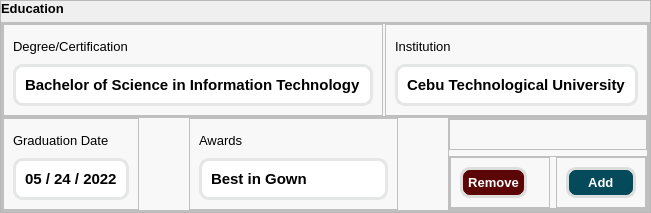
                   <widget class="QFrame" name="frame_58">
                    <property name="frameShape">
                     <enum>QFrame::StyledPanel</enum>
                    </property>
                    <property name="frameShadow">
                     <enum>QFrame::Raised</enum>
                    </property>
                    <layout class="QGridLayout" name="gridLayout_382">
                     <property name="leftMargin">
                      <number>0</number>
                     </property>
                     <property name="topMargin">
                      <number>0</number>
                     </property>
                     <property name="rightMargin">
                      <number>0</number>
                     </property>
                     <property name="bottomMargin">
                      <number>0</number>
                     </property>
                     <item row="1" column="0">
                      <widget class="QFrame" name="personal_info_16">
                       <property name="minimumSize">
                        <size>
                         <width>0</width>
                         <height>190</height>
                        </size>
                       </property>
                       <property name="styleSheet">
                        <string notr="true">*{
background-color: rgb(248, 248, 248);
}
</string>
                       </property>
                       <property name="frameShape">
                        <enum>QFrame::StyledPanel</enum>
                       </property>
                       <property name="frameShadow">
                        <enum>QFrame::Raised</enum>
                       </property>
                       <layout class="QVBoxLayout" name="verticalLayout_83">
                        <property name="spacing">
                         <number>0</number>
                        </property>
                        <property name="leftMargin">
                         <number>0</number>
                        </property>
                        <property name="topMargin">
                         <number>0</number>
                        </property>
                        <property name="rightMargin">
                         <number>0</number>
                        </property>
                        <property name="bottomMargin">
                         <number>0</number>
                        </property>
                        <item>
                         <widget class="QFrame" name="frame_270">
                          <property name="frameShape">
                           <enum>QFrame::StyledPanel</enum>
                          </property>
                          <property name="frameShadow">
                           <enum>QFrame::Raised</enum>
                          </property>
                          <layout class="QHBoxLayout" name="horizontalLayout_51">
                           <property name="spacing">
                            <number>2</number>
                           </property>
                           <property name="leftMargin">
                            <number>0</number>
                           </property>
                           <property name="topMargin">
                            <number>0</number>
                           </property>
                           <property name="rightMargin">
                            <number>0</number>
                           </property>
                           <property name="bottomMargin">
                            <number>0</number>
                           </property>
                           <item>
                            <widget class="QFrame" name="frame_271">
                             <property name="sizePolicy">
                              <sizepolicy hsizetype="Preferred" vsizetype="Preferred">
                               <horstretch>0</horstretch>
                               <verstretch>0</verstretch>
                              </sizepolicy>
                             </property>
                             <property name="minimumSize">
                              <size>
                               <width>0</width>
                               <height>0</height>
                              </size>
                             </property>
                             <property name="frameShape">
                              <enum>QFrame::StyledPanel</enum>
                             </property>
                             <property name="frameShadow">
                              <enum>QFrame::Raised</enum>
                             </property>
                             <layout class="QGridLayout" name="gridLayout_366">
                              <item row="0" column="0">
                               <widget class="QLabel" name="label_168">
                                <property name="font">
                                 <font>
                                  <family>Arial</family>
                                  <pointsize>10</pointsize>
                                 </font>
                                </property>
                                <property name="text">
                                 <string>Degree/Certification</string>
                                </property>
                               </widget>
                              </item>
                              <item row="1" column="0">
                               <widget class="QFrame" name="degreee">
                                <property name="minimumSize">
                                 <size>
                                  <width>0</width>
                                  <height>40</height>
                                 </size>
                                </property>
                                <property name="styleSheet">
                                 <string notr="true">#degreee{
background-color: rgb(255, 255, 255);
border-radius: 10px;
border: 3px solid rgb(229, 230, 230);
}
</string>
                                </property>
                                <property name="frameShape">
                                 <enum>QFrame::StyledPanel</enum>
                                </property>
                                <property name="frameShadow">
                                 <enum>QFrame::Raised</enum>
                                </property>
                                <layout class="QGridLayout" name="gridLayout_367">
                                 <item row="0" column="0">
                                  <widget class="QLabel" name="degree">
                                   <property name="font">
                                    <font>
                                     <family>Arial</family>
                                     <pointsize>11</pointsize>
                                     <weight>75</weight>
                                     <bold>true</bold>
                                    </font>
                                   </property>
                                   <property name="styleSheet">
                                    <string notr="true">*{
background-color: rgb(255, 255, 255);
}</string>
                                   </property>
                                   <property name="text">
                                    <string>Bachelor of Science in Information Technology</string>
                                   </property>
                                  </widget>
                                 </item>
                                </layout>
                               </widget>
                              </item>
                             </layout>
                            </widget>
                           </item>
                           <item>
                            <widget class="QFrame" name="frame_272">
                             <property name="minimumSize">
                              <size>
                               <width>250</width>
                               <height>0</height>
                              </size>
                             </property>
                             <property name="frameShape">
                              <enum>QFrame::StyledPanel</enum>
                             </property>
                             <property name="frameShadow">
                              <enum>QFrame::Raised</enum>
                             </property>
                             <layout class="QGridLayout" name="gridLayout_368">
                              <item row="0" column="0">
                               <widget class="QLabel" name="label_169">
                                <property name="font">
                                 <font>
                                  <family>Arial</family>
                                  <pointsize>10</pointsize>
                                 </font>
                                </property>
                                <property name="text">
                                 <string>Institution</string>
                                </property>
                               </widget>
                              </item>
                              <item row="1" column="0">
                               <widget class="QFrame" name="insti">
                                <property name="minimumSize">
                                 <size>
                                  <width>0</width>
                                  <height>40</height>
                                 </size>
                                </property>
                                <property name="styleSheet">
                                 <string notr="true">#insti{
background-color: rgb(255, 255, 255);
border-radius: 10px;
border: 3px solid rgb(229, 230, 230);
}
</string>
                                </property>
                                <property name="frameShape">
                                 <enum>QFrame::StyledPanel</enum>
                                </property>
                                <property name="frameShadow">
                                 <enum>QFrame::Raised</enum>
                                </property>
                                <layout class="QGridLayout" name="gridLayout_369">
                                 <item row="0" column="0">
                                  <widget class="QLabel" name="institution">
                                   <property name="font">
                                    <font>
                                     <family>Arial</family>
                                     <pointsize>11</pointsize>
                                     <weight>75</weight>
                                     <bold>true</bold>
                                    </font>
                                   </property>
                                   <property name="styleSheet">
                                    <string notr="true">*{
background-color: rgb(255, 255, 255);
}</string>
                                   </property>
                                   <property name="text">
                                    <string>Cebu Technological University</string>
                                   </property>
                                  </widget>
                                 </item>
                                </layout>
                               </widget>
                              </item>
                             </layout>
                            </widget>
                           </item>
                          </layout>
                         </widget>
                        </item>
                        <item>
                         <widget class="QFrame" name="frame_275">
                          <property name="frameShape">
                           <enum>QFrame::StyledPanel</enum>
                          </property>
                          <property name="frameShadow">
                           <enum>QFrame::Raised</enum>
                          </property>
                          <layout class="QHBoxLayout" name="horizontalLayout_52">
                           <property name="spacing">
                            <number>50</number>
                           </property>
                           <property name="leftMargin">
                            <number>0</number>
                           </property>
                           <property name="topMargin">
                            <number>0</number>
                           </property>
                           <property name="rightMargin">
                            <number>0</number>
                           </property>
                           <property name="bottomMargin">
                            <number>0</number>
                           </property>
                           <item alignment="Qt::AlignLeft">
                            <widget class="QFrame" name="frame_276">
                             <property name="minimumSize">
                              <size>
                               <width>0</width>
                               <height>0</height>
                              </size>
                             </property>
                             <property name="frameShape">
                              <enum>QFrame::StyledPanel</enum>
                             </property>
                             <property name="frameShadow">
                              <enum>QFrame::Raised</enum>
                             </property>
                             <layout class="QGridLayout" name="gridLayout_374">
                              <item row="0" column="0">
                               <widget class="QLabel" name="label_172">
                                <property name="font">
                                 <font>
                                  <family>Arial</family>
                                  <pointsize>10</pointsize>
                                 </font>
                                </property>
                                <property name="text">
                                 <string>Graduation Date</string>
                                </property>
                               </widget>
                              </item>
                              <item row="1" column="0">
                               <widget class="QFrame" name="grad">
                                <property name="minimumSize">
                                 <size>
                                  <width>0</width>
                                  <height>40</height>
                                 </size>
                                </property>
                                <property name="styleSheet">
                                 <string notr="true">#grad{
background-color: rgb(255, 255, 255);
border-radius: 10px;
border: 3px solid rgb(229, 230, 230);
}
</string>
                                </property>
                                <property name="frameShape">
                                 <enum>QFrame::StyledPanel</enum>
                                </property>
                                <property name="frameShadow">
                                 <enum>QFrame::Raised</enum>
                                </property>
                                <layout class="QGridLayout" name="gridLayout_375">
                                 <item row="0" column="0">
                                  <widget class="QLabel" name="graduation_date">
                                   <property name="font">
                                    <font>
                                     <family>Arial</family>
                                     <pointsize>11</pointsize>
                                     <weight>75</weight>
                                     <bold>true</bold>
                                    </font>
                                   </property>
                                   <property name="styleSheet">
                                    <string notr="true">*{
background-color: rgb(255, 255, 255);
}</string>
                                   </property>
                                   <property name="text">
                                    <string>05 / 24 / 2022</string>
                                   </property>
                                  </widget>
                                 </item>
                                </layout>
                               </widget>
                              </item>
                             </layout>
                            </widget>
                           </item>
                           <item>
                            <widget class="QFrame" name="frame_277">
                             <property name="sizePolicy">
                              <sizepolicy hsizetype="MinimumExpanding" vsizetype="Preferred">
                               <horstretch>0</horstretch>
                               <verstretch>0</verstretch>
                              </sizepolicy>
                             </property>
                             <property name="frameShape">
                              <enum>QFrame::StyledPanel</enum>
                             </property>
                             <property name="frameShadow">
                              <enum>QFrame::Raised</enum>
                             </property>
                             <layout class="QGridLayout" name="gridLayout_376">
                              <item row="0" column="0">
                               <widget class="QLabel" name="label_173">
                                <property name="font">
                                 <font>
                                  <family>Arial</family>
                                  <pointsize>10</pointsize>
                                 </font>
                                </property>
                                <property name="text">
                                 <string>Awards</string>
                                </property>
                               </widget>
                              </item>
                              <item row="1" column="0">
                               <widget class="QFrame" name="award">
                                <property name="minimumSize">
                                 <size>
                                  <width>0</width>
                                  <height>40</height>
                                 </size>
                                </property>
                                <property name="styleSheet">
                                 <string notr="true">#award{
background-color: rgb(255, 255, 255);
border-radius: 10px;
border: 3px solid rgb(229, 230, 230);
}
</string>
                                </property>
                                <property name="frameShape">
                                 <enum>QFrame::StyledPanel</enum>
                                </property>
                                <property name="frameShadow">
                                 <enum>QFrame::Raised</enum>
                                </property>
                                <layout class="QGridLayout" name="gridLayout_377">
                                 <item row="0" column="0">
                                  <widget class="QLabel" name="awards">
                                   <property name="font">
                                    <font>
                                     <family>Arial</family>
                                     <pointsize>11</pointsize>
                                     <weight>75</weight>
                                     <bold>true</bold>
                                    </font>
                                   </property>
                                   <property name="styleSheet">
                                    <string notr="true">*{
background-color: rgb(255, 255, 255);
}</string>
                                   </property>
                                   <property name="text">
                                    <string>Best in Gown</string>
                                   </property>
                                  </widget>
                                 </item>
                                </layout>
                               </widget>
                              </item>
                             </layout>
                            </widget>
                           </item>
                           <item>
                            <widget class="QFrame" name="frame_55">
                             <property name="minimumSize">
                              <size>
                               <width>200</width>
                               <height>0</height>
                              </size>
                             </property>
                             <property name="frameShape">
                              <enum>QFrame::StyledPanel</enum>
                             </property>
                             <property name="frameShadow">
                              <enum>QFrame::Raised</enum>
                             </property>
                             <layout class="QVBoxLayout" name="verticalLayout_51">
                              <property name="leftMargin">
                               <number>0</number>
                              </property>
                              <property name="topMargin">
                               <number>0</number>
                              </property>
                              <property name="rightMargin">
                               <number>0</number>
                              </property>
                              <property name="bottomMargin">
                               <number>0</number>
                              </property>
                              <item>
                               <widget class="QFrame" name="frame_86">
                                <property name="frameShape">
                                 <enum>QFrame::StyledPanel</enum>
                                </property>
                                <property name="frameShadow">
                                 <enum>QFrame::Raised</enum>
                                </property>
                               </widget>
                              </item>
                              <item>
                               <widget class="QFrame" name="frame_59">
                                <property name="frameShape">
                                 <enum>QFrame::StyledPanel</enum>
                                </property>
                                <property name="frameShadow">
                                 <enum>QFrame::Raised</enum>
                                </property>
                                <layout class="QHBoxLayout" name="horizontalLayout_14">
                                 <property name="leftMargin">
                                  <number>0</number>
                                 </property>
                                 <property name="topMargin">
                                  <number>0</number>
                                 </property>
                                 <property name="rightMargin">
                                  <number>0</number>
                                 </property>
                                 <property name="bottomMargin">
                                  <number>0</number>
                                 </property>
                                 <item alignment="Qt::AlignHCenter">
                                  <widget class="QFrame" name="frame_87">
                                   <property name="frameShape">
                                    <enum>QFrame::StyledPanel</enum>
                                   </property>
                                   <property name="frameShadow">
                                    <enum>QFrame::Raised</enum>
                                   </property>
                                   <layout class="QGridLayout" name="gridLayout_71">
                                    <item row="0" column="0" alignment="Qt::AlignHCenter">
                                     <widget class="QPushButton" name="pushButton_43">
                                      <property name="font">
                                       <font>
                                        <family>Arial</family>
                                        <pointsize>10</pointsize>
                                        <weight>75</weight>
                                        <bold>true</bold>
                                       </font>
                                      </property>
                                      <property name="styleSheet">
                                       <string notr="true">QPushButton {
            border: none; 
            border-radius: 10px; 
			background-color: rgb(91, 5, 6);
			color: rgb(255, 255, 255);
			border: 3px solid rgb(220, 221, 221);
			padding: 5px;
        }
        QPushButton:pressed {
            background-color: white;
        }
</string>
                                      </property>
                                      <property name="text">
                                       <string>Remove</string>
                                      </property>
                                      <property name="flat">
                                       <bool>true</bool>
                                      </property>
                                     </widget>
                                    </item>
                                    <item row="0" column="1">
                                     <widget class="QLabel" name="label_29">
                                      <property name="styleSheet">
                                       <string notr="true">QPushButton {
            border: none; 
            border-radius: 10px; 
			background-color: rgb(91, 5, 6);
			color: rgb(255, 255, 255);
			border: 3px solid rgb(220, 221, 221);
			padding: 10px;
        }
        QPushButton:pressed {
            background-color: white;
        }
</string>
                                      </property>
                                      <property name="text">
                                       <string/>
                                      </property>
                                     </widget>
                                    </item>
                                   </layout>
                                  </widget>
                                 </item>
                                 <item>
                                  <widget class="QFrame" name="frame_89">
                                   <property name="frameShape">
                                    <enum>QFrame::StyledPanel</enum>
                                   </property>
                                   <property name="frameShadow">
                                    <enum>QFrame::Raised</enum>
                                   </property>
                                   <layout class="QGridLayout" name="gridLayout_88">
                                    <item row="0" column="0" alignment="Qt::AlignHCenter">
                                     <widget class="QPushButton" name="pushButton_44">
                                      <property name="minimumSize">
                                       <size>
                                        <width>0</width>
                                        <height>0</height>
                                       </size>
                                      </property>
                                      <property name="font">
                                       <font>
                                        <family>Arial</family>
                                        <pointsize>10</pointsize>
                                        <weight>75</weight>
                                        <bold>true</bold>
                                       </font>
                                      </property>
                                      <property name="styleSheet">
                                       <string notr="true">QPushButton {
            border: none; 
            border-radius: 10px; 
			background-color: rgb(5, 74, 91);
			color: rgb(255, 255, 255);
			border: 3px solid rgb(220, 221, 221);
			padding: 5px;
        }
        QPushButton:pressed {
            background-color: white;
        }</string>
                                      </property>
                                      <property name="text">
                                       <string>    Add    </string>
                                      </property>
                                      <property name="iconSize">
                                       <size>
                                        <width>16</width>
                                        <height>16</height>
                                       </size>
                                      </property>
                                      <property name="flat">
                                       <bool>true</bool>
                                      </property>
                                     </widget>
                                    </item>
                                   </layout>
                                  </widget>
                                 </item>
                                </layout>
                               </widget>
                              </item>
                             </layout>
                            </widget>
                           </item>
                          </layout>
                         </widget>
                        </item>
                       </layout>
                      </widget>
                     </item>
                     <item row="0" column="0">
                      <widget class="QLabel" name="label_176">
                       <property name="font">
                        <font>
                         <family>Arial</family>
                         <pointsize>10</pointsize>
                         <weight>75</weight>
                         <bold>true</bold>
                        </font>
                       </property>
                       <property name="text">
                        <string>Education</string>
                       </property>
                      </widget>
                     </item>
                    </layout>
                   </widget>
